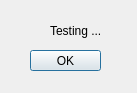
<ui version="4.0" >
 <class>StatDialogClass</class>
 <widget class="QDialog" name="StatDialogClass" >
  <property name="geometry" >
   <rect>
    <x>0</x>
    <y>0</y>
    <width>137</width>
    <height>93</height>
   </rect>
  </property>
  <property name="windowTitle" >
   <string>Object Statistics</string>
  </property>
  <widget class="QPushButton" name="okButton" >
   <property name="geometry" >
    <rect>
     <x>30</x>
     <y>50</y>
     <width>71</width>
     <height>21</height>
    </rect>
   </property>
   <property name="text" >
    <string>OK</string>
   </property>
  </widget>
  <widget class="QLabel" name="label" >
   <property name="geometry" >
    <rect>
     <x>50</x>
     <y>10</y>
     <width>61</width>
     <height>41</height>
    </rect>
   </property>
   <property name="text" >
    <string>Testing ...</string>
   </property>
  </widget>
 </widget>
 <layoutdefault spacing="6" margin="11" />
 <resources/>
 <connections>
  <connection>
   <sender>okButton</sender>
   <signal>clicked()</signal>
   <receiver>StatDialogClass</receiver>
   <slot>accept()</slot>
   <hints>
    <hint type="sourcelabel" >
     <x>218</x>
     <y>63</y>
    </hint>
    <hint type="destinationlabel" >
     <x>268</x>
     <y>111</y>
    </hint>
   </hints>
  </connection>
 </connections>
</ui>
